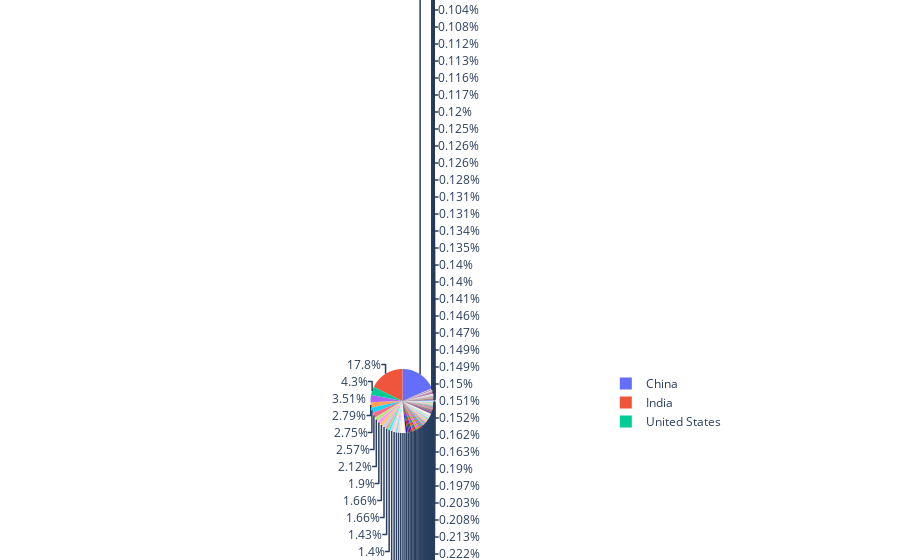

The notebook cell this image was saved under:
### Markdown cell above
### Adatok megjelenítése

### Code cell
fig = px.pie(df, values = "population" ,names = "countryName")

fig.show()

### Figure 1 — Plotly figure (JSON) as saved in the notebook; plotly's stock layout.template omitted (floating-point values rounded to 4 significant figures; data arrays with more than 128 entries replaced by an {"elided": "..."} marker saying what was removed)
{"data": [{"domain": {"x": [0, 1], "y": [0, 1]}, "hovertemplate": "countryName=%{label}<br>population=%{value}<extra></extra>", "labels": {"elided": "250 str values"}, "legendgroup": "", "name": "", "showlegend": true, "type": "pie", "values": {"elided": "250 int values"}}], "layout": {"legend": {"tracegroupgap": 0}, "margin": {"t": 60}}}
